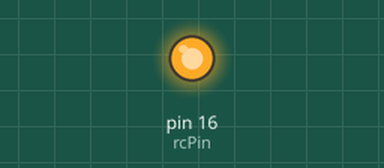
Bench run of a sketch on a simulated Arduino Uno, built with avr-gcc and run on an emulated ATmega328P. On the bench: output pins drawn as LEDs (lit = HIGH). What the sketch prints to the serial monitor is not drawn.

Above: at 0.1 s.
Timing chart, 0 to 1.6 s (numbered marks = the images above):
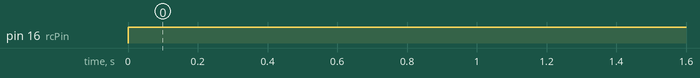

The sketch:

adcHydrophoneTest.ino
```cpp
//This is to test the ads7800 with teensy
const int rcPin = 16;
const int csPin = 15;
const int busyPin = 14;

int digitalData[12];
  ///set up conversion array
int conversionArray[12] = { 0 , 2 , 4 , 8 , 16 , 32 , 64 , 128 , 256 , 512 , 1024 , 2048 }; //4096};


void setup() {
  //start serial comunications between teensy and computer
  Serial.begin(9600);


  //seting up pins
  pinMode(rcPin, OUTPUT );
  pinMode(csPin, OUTPUT );
  pinMode(busyPin, INPUT );
  for( int a=0; a<12; a++){
    pinMode( a , INPUT);
  }

  //seting up initial conditions
  digitalWrite( rcPin , HIGH);
  digitalWrite( csPin , LOW);
}


void loop() {
  ///start a conversion by pulsing rcPin low :
  digitalWrite( rcPin , LOW);
  //delayMicroseconds(1);
  //^ not sure if this is nessisary. probably not, but doesn't hurt if you've got the time
  digitalWrite( rcPin , HIGH);


  ///now wait for busyPin to go high, that will tell you that the conversion is done
  while( busyPin == LOW){
    //do nothing, you're waiting here
  }

  if( busyPin == HIGH ){
    ///now we should be able to read the data on the 12 digital output channels
    for( int a=0; a<12; a++){
      //get the data
      digitalData[a] = digitalRead( a );

      ///print for diagnostic purposes
      Serial.print( digitalData[a] );
    }

  }
  ///now put the data into an integer
  int analogueInteger = 0;
  for( int a=0; a<12; a++){
    analogueInteger += digitalData[a]*conversionArray[a];
  }
  ///test that in serial
  Serial.print( "   " );
  Serial.print( analogueInteger );
  Serial.print( "   " );

  delay(1000);
  Serial.print( " one cycle \n" );
}
```

Measured:
- by itself, pin 16 (rcPin): LOW → HIGH at 0.00 s
